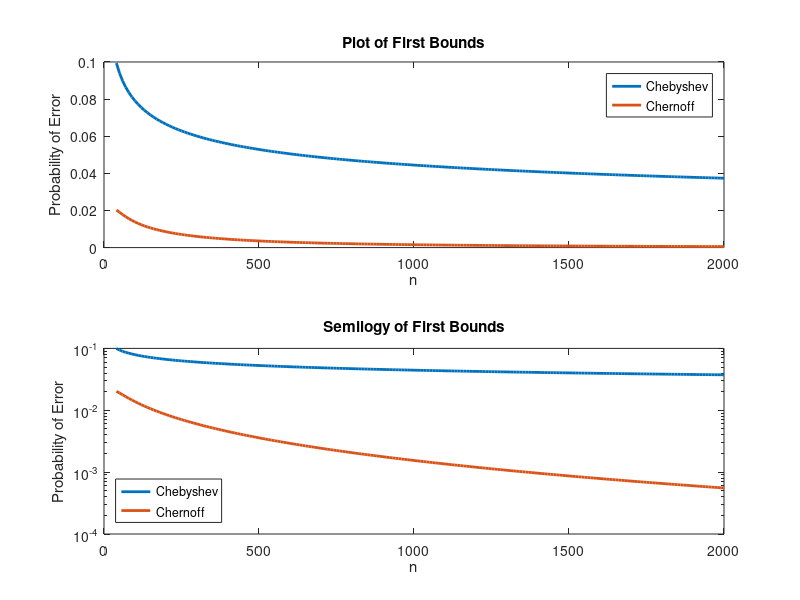
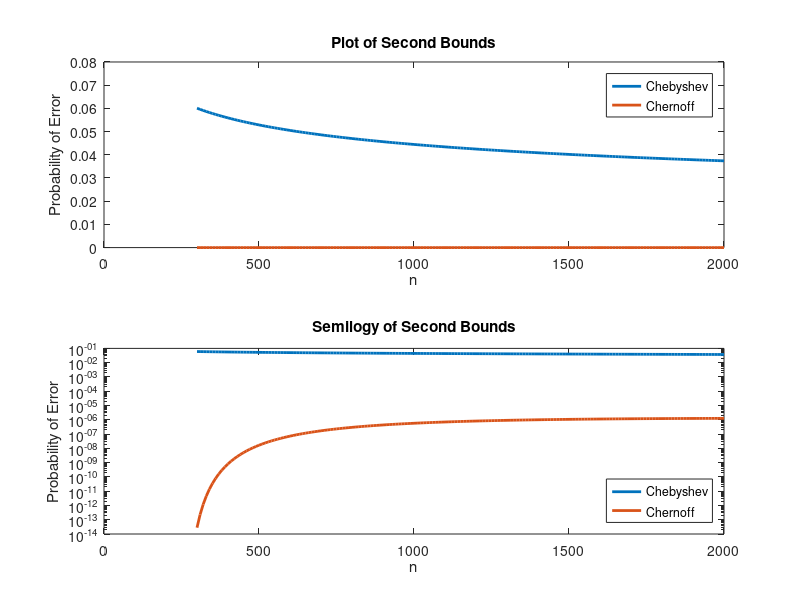

Here is the MATLAB script that generated these plots, in order:
#Vissarion Konidaris
#Randomized Algorithms Course
# 19/3/2017

clc;
clear;
clc;

%%% Calculating the first bounds %%%
n1=[40:10:2000];
Chebyshev1=(1/4)*n1.^(-1/4);
delta_1=(1+2*n1.^(3/4))./(n1+1);
mean_1=(n1.^(3/4)).*((n1+1)./(2*n1));
Chernoff1=(exp(-delta_1)./((1-delta_1).^(1-delta_1))).^mean_1;
%%%%%%%%%%%%%%%%%%%%%%%%%%%%%%%%%%%

%%% Calculating the second bounds %%%
n2=[300:10:2000];
Chebyshev2=(1/4)*n2.^(-1/4);
delta_2=((1/2)*(n2.^(1/4))-2).^(-1);
mean_2=((1/2)*(n2.^(3/4)))-2*(n2.^(1/2));
Chernoff2=(exp(delta_2)./((1+delta_2).^(1+delta_2))).^mean_2;
%%%%%%%%%%%%%%%%%%%%%%%%%%%%%%%%%%%

figure(1);
subplot(2,1,1); 
plot(n1,Chebyshev1,'linewidth',2,n1,Chernoff1,'linewidth',2);
legend({'Chebyshev','Chernoff'},'location','northeast');
title('Plot of First Bounds');
xlabel('n');
ylabel('Probability of Error');

subplot(2,1,2); 
semilogy(n1,Chebyshev1,'linewidth',2,n1,Chernoff1,'linewidth',2);
legend({'Chebyshev','Chernoff'},'location','southwest');
title('Semilogy of First Bounds');
xlabel('n');
ylabel('Probability of Error');

figure(2);
subplot(2,1,1); 
plot(n2,Chebyshev2,'linewidth',2,n2,Chernoff2,'linewidth',2);
legend({'Chebyshev','Chernoff'},'location','northeast');
title('Plot of Second Bounds');
xlabel('n');
ylabel('Probability of Error');

subplot(2,1,2); 
semilogy(n2,Chebyshev2,'linewidth',2,n2,Chernoff2,'linewidth',2);
legend({'Chebyshev','Chernoff'},'location','southeast');
title('Semilogy of Second Bounds');
xlabel('n');
ylabel('Probability of Error');

